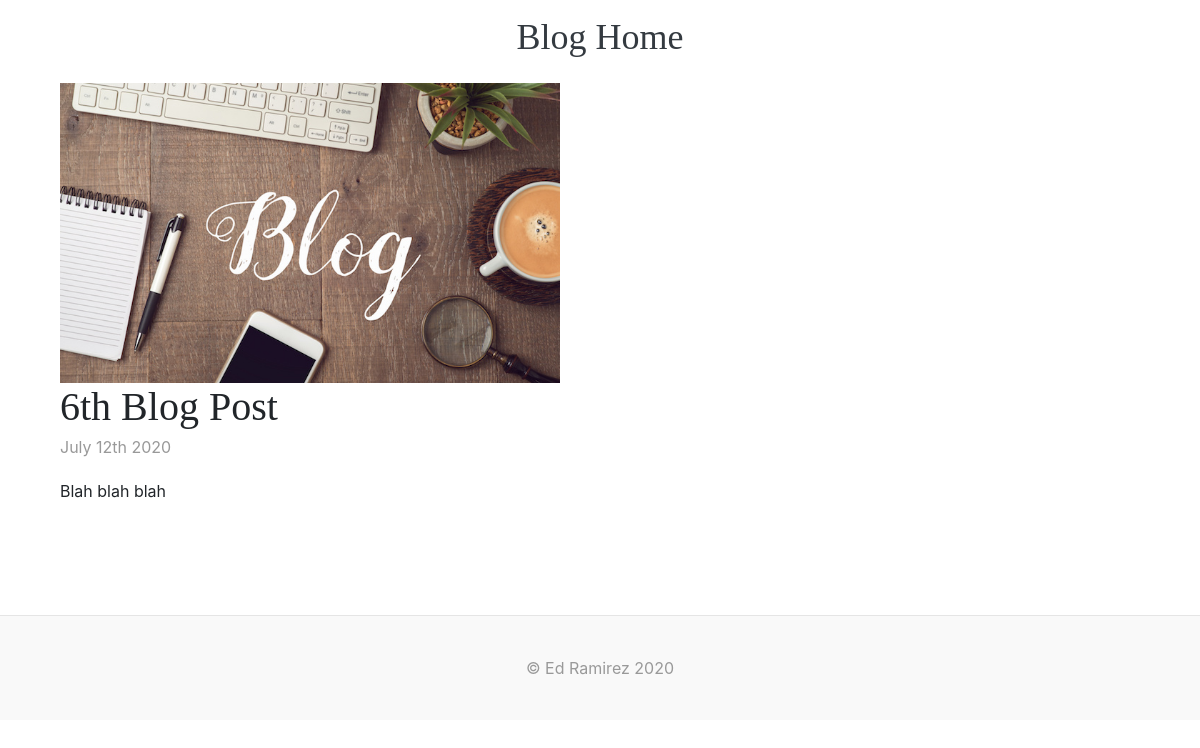
The page /blog/6/ on the database its author committed.
### blog/models.py (models this page shows, shortened)
class Blog(models.Model):
    title = models.CharField(max_length=200)
    description = models.TextField(max_length=600)
    date = models.DateField()
    image = models.ImageField(upload_to='portfolio/images/')
    url = models.URLField(blank=True)

### blog/views.py (the view)
# urls.py: path('<int:blog_id>/', views.detail, name='detail'),
def detail(request, blog_id):
    blog = get_object_or_404(Blog, pk=blog_id)
    return render(request, 'blog/detail.html', {'blog':blog})

### blog/templates/blog/detail.html (shortened to what this page needs)
{% load static %}
{% block content %}
<!doctype html>
<html lang="en">
  <head>
    <link rel="stylesheet" href="https://stackpath.bootstrapcdn.com/bootstrap/4.5.0/css/bootstrap.min.css">
    <link href="{% static "portfolio/blog.css" %}" rel="stylesheet">
  </head>
  <body>
    <div class="container">
      <header class="mt-3 mb-3">
        <div class="row flex-nowrap justify-content-between align-items-center">
          <div class="col-4 pt-1">
          </div>
        <div class="col-4 text-center">
          <a href="{% url 'blog:all_blogs' %}" style="text-decoration: none"><h3 class="blog-header-logo text-dark">Blog Home</h3></a>
        </div>
        <br>
    </div>
  </header>
  <main role="main" class="container">
    <div class="row">
      <div class="col-md-8 blog-main">
      	<img src="{{ blog.image.url }}" class="img-fluid" alt="Responsive image" width="500" height="325">
  	    <br>
        <div class="blog-post">
          <h2 class="blog-post-title">{{ blog.title }}</h2>
          <p class="blog-post-meta">{{ blog.date|date:'F jS Y'}}  </p>
          <p>{{ blog.description|safe }}</p>
        </div>
      </div>
    </div>
  </main>
  </div>
  <br>
  <br>
  {% endblock %}
<footer class="blog-footer">
  <p class="container text-center">© Ed Ramirez {% now "Y"%}</p>
</footer>
</body>
</html>

### portfolio/static/portfolio/blog.css (style rules this page uses)
.blog-header-logo { font-family: "Playfair Display", Georgia, "Times New Roman", serif; font-size: 2.25rem; }
h1, h2, h3, h4, h5, h6 { font-family: "Playfair Display", Georgia, "Times New Roman", serif; }
.blog-post { margin-bottom: 4rem; }
.blog-post-title { margin-bottom: .25rem; font-size: 2.5rem; }
.blog-post-meta { margin-bottom: 1.25rem; color: #999; }
.blog-footer { padding: 2.5rem 0; color: #999; text-align: center; background-color: #f9f9f9; border-top: .05rem solid #e5e5e5; }
.blog-footer p:last-child { margin-bottom: 0; }

### rows shown on the page
Blog: image (picture), title "6th Blog Post", date "July 12th 2020", description "Blah blah blah"
